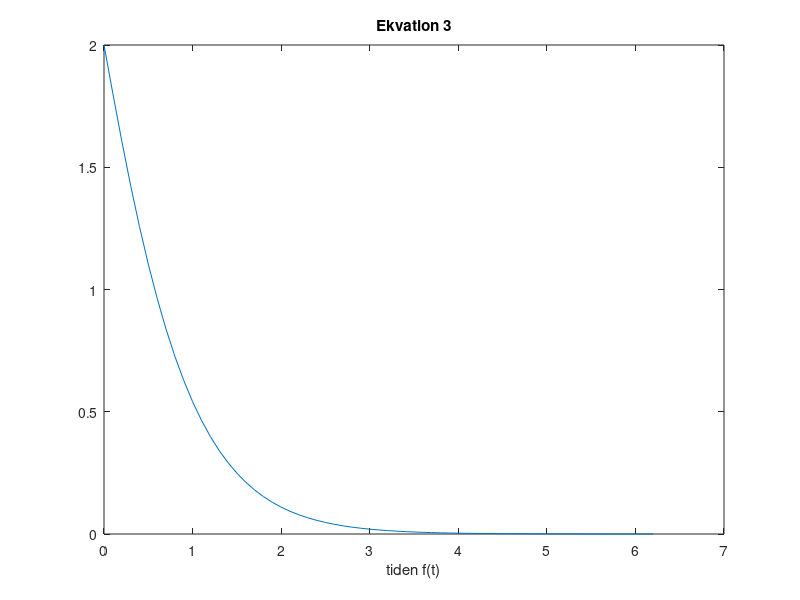

Write the MATLAB code that produced this figure.
%c1 = C1, c2 = C2, l = lamda, x = t
%Ekvation 3
t = 0:0.1:2*pi;
c1 = 2;
c2 = 2;
l = 2;

ekvation3 = (c1.*t+c2).*(exp(1).^(-l.*t));

plot(t,ekvation3)
title('Ekvation 3');
xlabel('tiden f(t)');
